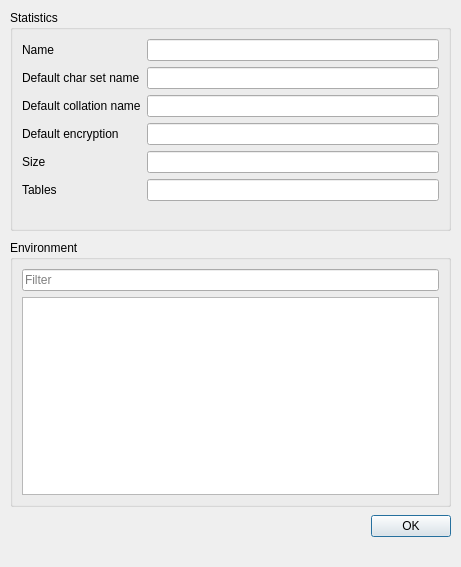
<?xml version="1.0" encoding="UTF-8"?>
<ui version="4.0">
 <class>Statistics</class>
 <widget class="QDialog" name="Statistics">
  <property name="geometry">
   <rect>
    <x>0</x>
    <y>0</y>
    <width>461</width>
    <height>567</height>
   </rect>
  </property>
  <property name="windowTitle">
   <string>Dialog</string>
  </property>
  <widget class="QDialogButtonBox" name="buttonBox">
   <property name="geometry">
    <rect>
     <x>110</x>
     <y>510</y>
     <width>341</width>
     <height>32</height>
    </rect>
   </property>
   <property name="orientation">
    <enum>Qt::Orientation::Horizontal</enum>
   </property>
   <property name="standardButtons">
    <set>QDialogButtonBox::StandardButton::Ok</set>
   </property>
  </widget>
  <widget class="QGroupBox" name="groupBox">
   <property name="geometry">
    <rect>
     <x>10</x>
     <y>10</y>
     <width>441</width>
     <height>221</height>
    </rect>
   </property>
   <property name="title">
    <string>Statistics</string>
   </property>
   <layout class="QFormLayout" name="formLayout">
    <item row="0" column="0">
     <widget class="QLabel" name="label">
      <property name="text">
       <string>Name</string>
      </property>
     </widget>
    </item>
    <item row="0" column="1">
     <widget class="QLineEdit" name="lineName">
      <property name="readOnly">
       <bool>true</bool>
      </property>
     </widget>
    </item>
    <item row="1" column="0">
     <widget class="QLabel" name="label_2">
      <property name="text">
       <string>Default char set name</string>
      </property>
     </widget>
    </item>
    <item row="1" column="1">
     <widget class="QLineEdit" name="lineCharSet">
      <property name="readOnly">
       <bool>true</bool>
      </property>
     </widget>
    </item>
    <item row="2" column="0">
     <widget class="QLabel" name="label_3">
      <property name="text">
       <string>Default collation name</string>
      </property>
     </widget>
    </item>
    <item row="2" column="1">
     <widget class="QLineEdit" name="lineCollation">
      <property name="readOnly">
       <bool>true</bool>
      </property>
     </widget>
    </item>
    <item row="3" column="0">
     <widget class="QLabel" name="label_4">
      <property name="text">
       <string>Default encryption</string>
      </property>
     </widget>
    </item>
    <item row="3" column="1">
     <widget class="QLineEdit" name="lineEncrypt">
      <property name="readOnly">
       <bool>true</bool>
      </property>
     </widget>
    </item>
    <item row="4" column="0">
     <widget class="QLabel" name="label_5">
      <property name="text">
       <string>Size</string>
      </property>
     </widget>
    </item>
    <item row="4" column="1">
     <widget class="QLineEdit" name="lineSize">
      <property name="readOnly">
       <bool>true</bool>
      </property>
     </widget>
    </item>
    <item row="5" column="0">
     <widget class="QLabel" name="label_6">
      <property name="text">
       <string>Tables</string>
      </property>
     </widget>
    </item>
    <item row="5" column="1">
     <widget class="QLineEdit" name="lineTables">
      <property name="readOnly">
       <bool>true</bool>
      </property>
     </widget>
    </item>
   </layout>
  </widget>
  <widget class="QGroupBox" name="groupBox_2">
   <property name="geometry">
    <rect>
     <x>10</x>
     <y>240</y>
     <width>441</width>
     <height>267</height>
    </rect>
   </property>
   <property name="title">
    <string>Environment</string>
   </property>
   <layout class="QVBoxLayout" name="verticalLayout">
    <item>
     <layout class="QHBoxLayout" name="horizontalLayout">
      <item>
       <widget class="QLineEdit" name="lineFilter">
        <property name="placeholderText">
         <string>Filter</string>
        </property>
       </widget>
      </item>
     </layout>
    </item>
    <item>
     <widget class="QTableView" name="tableView"/>
    </item>
   </layout>
  </widget>
 </widget>
 <tabstops>
  <tabstop>lineFilter</tabstop>
  <tabstop>lineName</tabstop>
  <tabstop>lineCharSet</tabstop>
  <tabstop>lineCollation</tabstop>
  <tabstop>lineEncrypt</tabstop>
  <tabstop>lineSize</tabstop>
 </tabstops>
 <resources/>
 <connections>
  <connection>
   <sender>buttonBox</sender>
   <signal>accepted()</signal>
   <receiver>Statistics</receiver>
   <slot>accept()</slot>
   <hints>
    <hint type="sourcelabel">
     <x>248</x>
     <y>254</y>
    </hint>
    <hint type="destinationlabel">
     <x>157</x>
     <y>274</y>
    </hint>
   </hints>
  </connection>
  <connection>
   <sender>buttonBox</sender>
   <signal>rejected()</signal>
   <receiver>Statistics</receiver>
   <slot>reject()</slot>
   <hints>
    <hint type="sourcelabel">
     <x>316</x>
     <y>260</y>
    </hint>
    <hint type="destinationlabel">
     <x>286</x>
     <y>274</y>
    </hint>
   </hints>
  </connection>
 </connections>
</ui>
